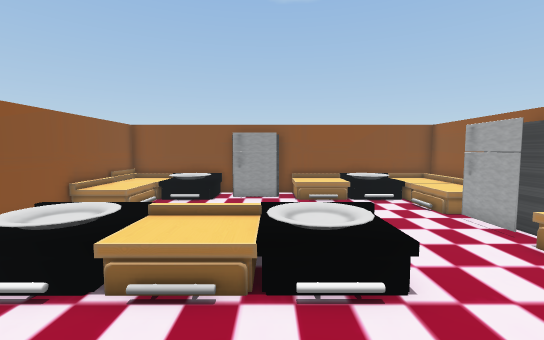
[1] (above)

17 first-person views from a walk through a 3-D level made in the Unity game engine. The camera is 1.4 m above the floor, tilts 4° down and sees 90° across. The floor is counted in squares, 1 m on a side. Each view is taken from the middle of a square. On the plan, view 1 faces up. The plan holds only what a view shows up to about 13 squares ahead; the rest is blank. The place goes on beyond the plan. The player character is not drawn. Some surface patterns are stand-ins.

[2]
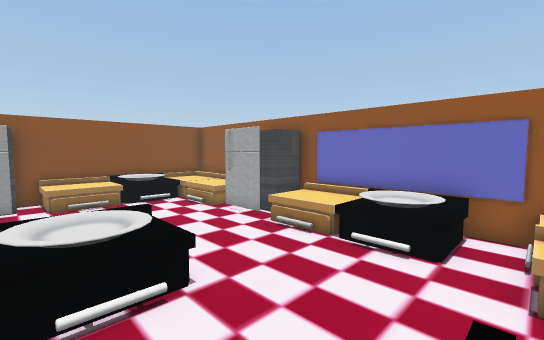

[3]
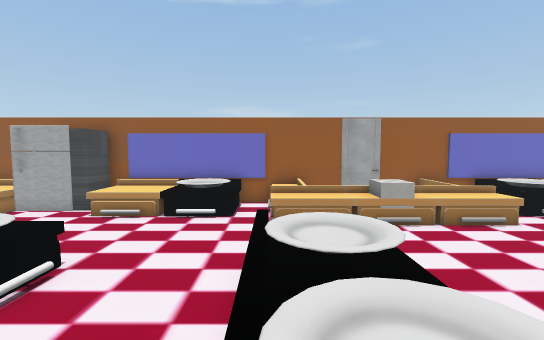

[4]
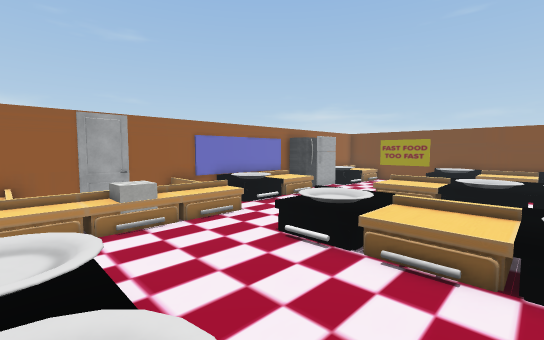

[5]
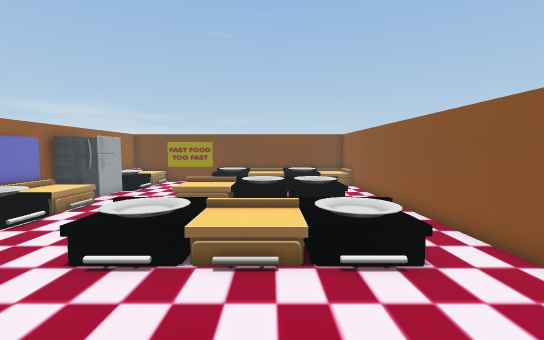

[6]
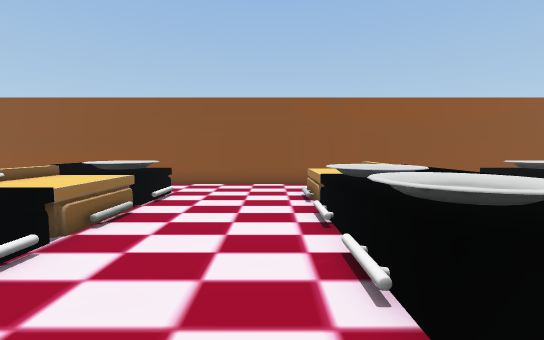

[7]
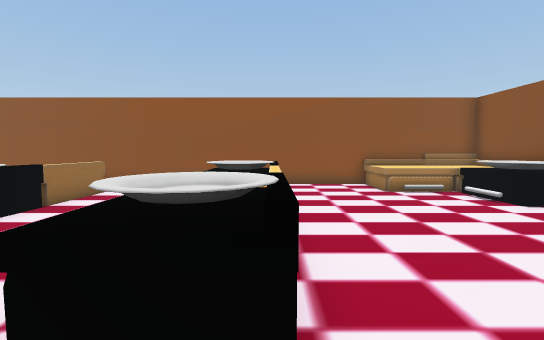

[8]
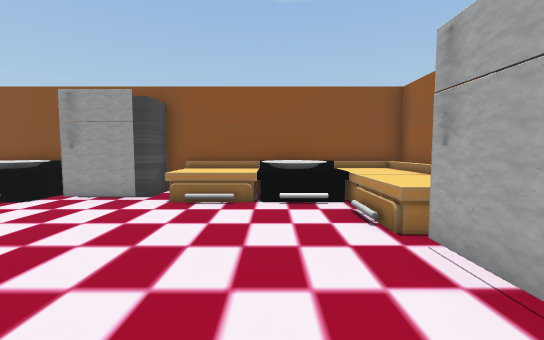

[9]
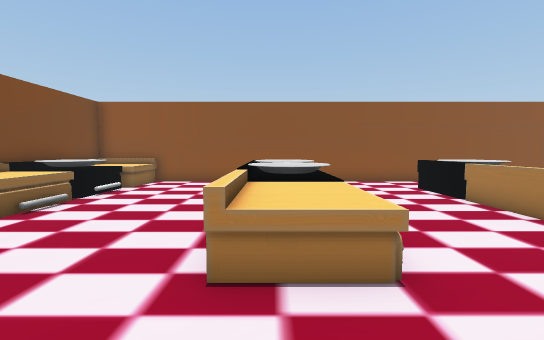

[10]
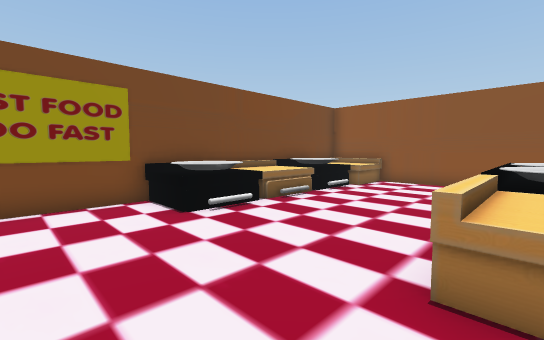

[11]
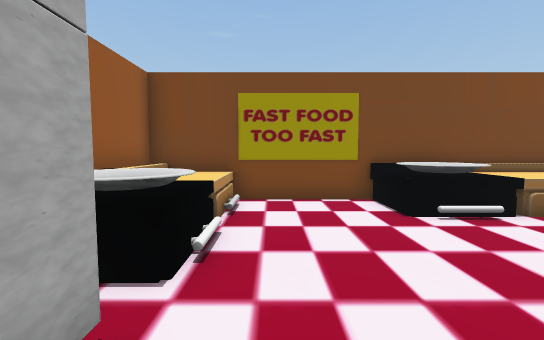

[12]
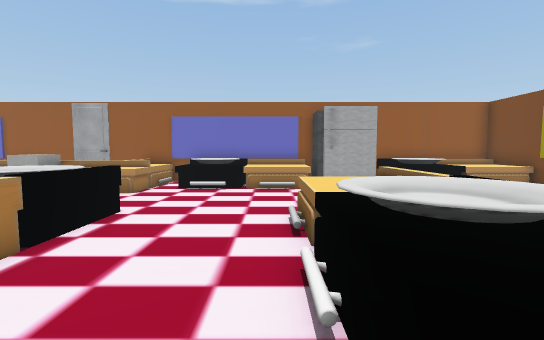

[13]
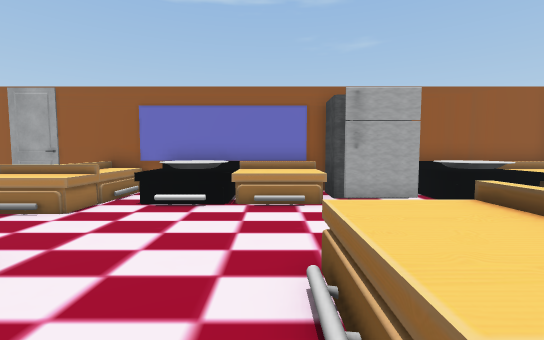

[14]
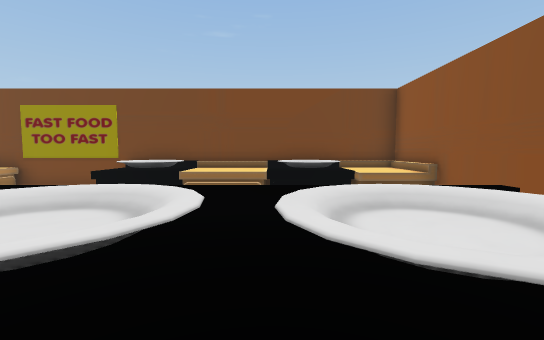

[15]
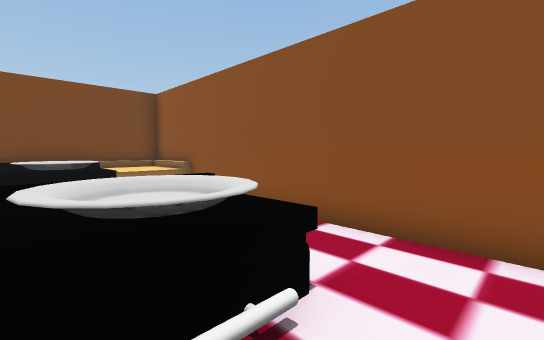

[16]
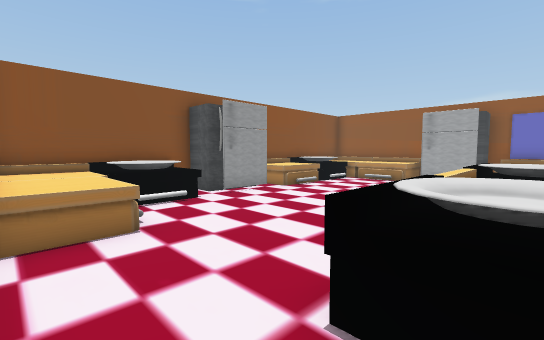

[17]
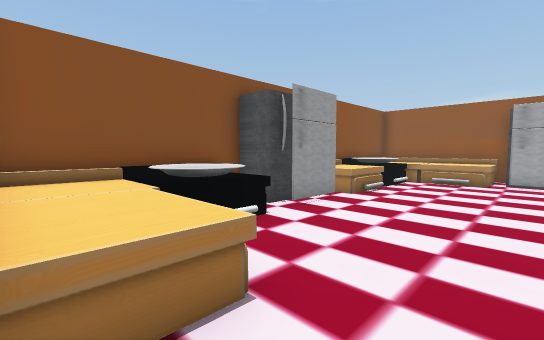

### Floor plan
Key: @ floor where view 1 was taken; # wall or solid block; . main floor; : floor 0.75 m higher than the main floor; + floor 1 m higher than the main floor; / step, stairs or slope; = window, fence, low wall or low ledge; ^ raised ledge; v drop or lower ground; O other object.
Columns run from 8 left of view 1 to 9 right of it. Each row starts with its distance up from view 1.
 15 ##################
 14 #^^^^^###^^^^^^^^#
 13 #^^^^^###^^^^^^^^#
 12 #^^^^........=^^^#
 11 #^^...........^^^#
 10 #^^...........^^^#
  9 #.............####
  8 #.............####
  7 #.............####
  6 # .^^^^^^^^...^^^#
  5 #. ^^^^^^^^...^^^#
  4 #  ^^^^^^^^...^^^#
  3 #   ..........^^^#
  2 #       ......^^^#
  1 #  ............^##
  0 #  /////@+/ .^^^^#
 -1 #  :/::////  ^^^^#
 -2 #..////////..^^  #
 -3 #............OO  #
 -4 #............#O ##
 -5 #............^^  #
 -6 #............^^^^#
 -7 #..^^^^^^^^..^^^^#
 -8 #..^^^^^^^^......#
 -9 #.............^^^#
-10 #.............^^^#
-11 #.............^^^#
-12 #.............^^^#
-13 #..^^^^^^^^...^^^#
-14 #..^^^^^^^^. .####
-15 #  .....^^... #
-16 #   ..........#
-17 #.............^^^#
-18 #.............^^^#
-19 #==...........^^^#
-20 # #=+::::+v...^^^#
-21 # :+::::+:=...^^^#
-22 ##################

Positions as (right, up) in squares from view 1, and headings:
1: (0, 0), facing up
2: (0, 0), facing up-right
3: (-3, 0), facing right
4: (-3, -1), facing down-right
5: (-2, -1), facing down
6: (4, -3), facing left
7: (4, 6), facing left
8: (4, 5), facing up
9: (5, -14), facing left
10: (5, -14), facing down-left
11: (5, -14), facing down
12: (-4, -12), facing right
13: (-1, -12), facing right
14: (-3, -12), facing down
15: (-3, -11), facing down-left
16: (-7, 5), facing up-right
17: (-7, 8), facing up-right
